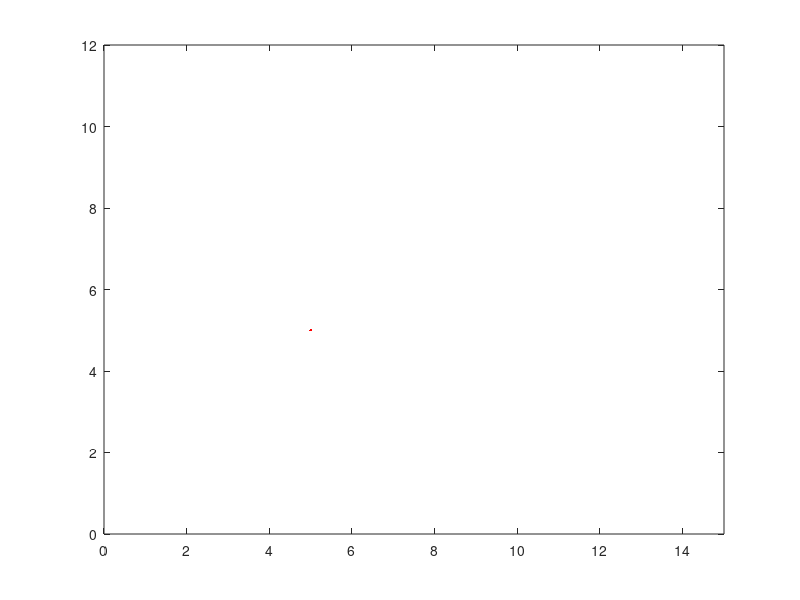

The MATLAB script that drew this image:
%% Modelación de sistemas eléctricos

%{
  Equipo:
    n
    n
    n
    n
    
%}

%% Campo electrico partículas simples

clc
clear


n = input("Num. partículas: "); % Número de partículas


% Matriz/Vector Almacenar Coordenadas/Carga eléctrica por Partícula
vcor = zeros(n,2);  % [[x1, y1], [x2, y2], [x3, y3]];
vc = 1:n;

% Opcional/Pruebas
for c = 1:1:n
    % Coordenadas de particulas
    cx = input("x: ");  %Unidades???
    cy = input("y: ");
    vcor(c,:) = [cx, cy];
    
    % Carga eléctrica de partículas
    carga = input("Carga: ");
    vc(c) = carga;
    
    % Gráficar partículas
    plot(cx, cy, '.r')
    hold on
end
axis([0 15 0 12])


% Partícula en donde se cualcula el campo 
particulaCampo = input("Particula a calcular: ");

% Constante
k = 8.99 * 10^9; % Nm^2/C^2

e = 0; % Total campo eléctrico
for i = 1:n
    distancia = ((vcor(particulaCampo, 1) - vcor(i, 1))^2 + ...
    (vcor(particulaCampo, 2) - vcor(i, 2))^2)^(1/2); 

    %{ 
        Agregar Vecotor Unitario para el cálculo correcto;
        theta = arctan(); 
    %} 
    
    if distancia ~= 0
        e = e + k * vc(particulaCampo) * vc(i) / distancia^2;  
        disp(e)
    end
end

